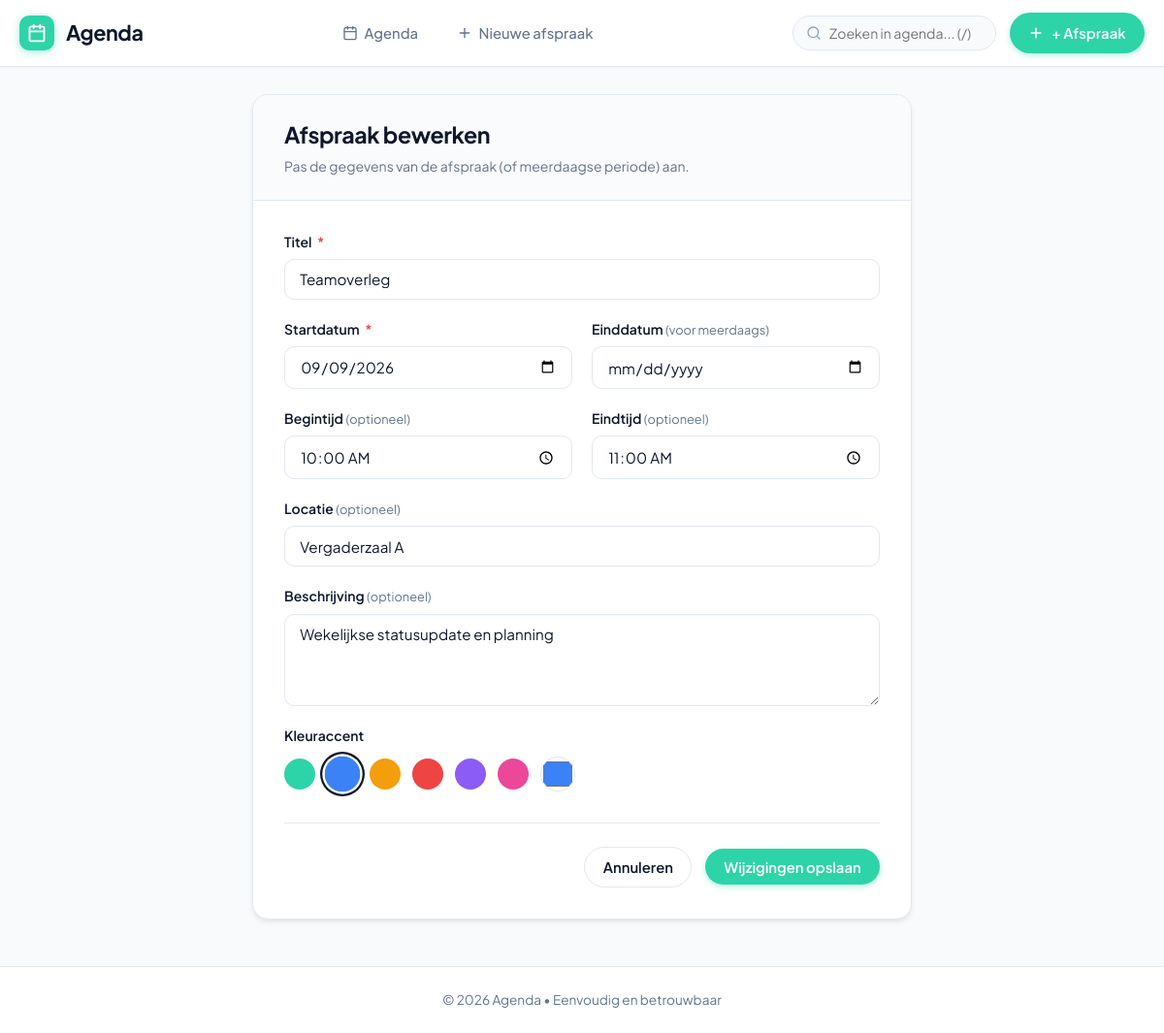
The app's page /edit/4 with its own data.
### tables this page shows
CREATE TABLE events (
    id INTEGER PRIMARY KEY AUTOINCREMENT,
    title TEXT NOT NULL,
    description TEXT,
    event_date TEXT NOT NULL,
    start_time TEXT NOT NULL,
    end_time TEXT,
    location TEXT,
    color TEXT DEFAULT '#2DD4A8',
    created_at TEXT NOT NULL
, end_date TEXT);

### app.py (the view, shortened to what this page needs)
@app.route('/edit/<int:event_id>', methods=['GET', 'POST'])
def edit_event(event_id):
    db = get_db()
    cursor = db.execute("SELECT * FROM events WHERE id = ?", (event_id,))
    event = cursor.fetchone()
    if not event:
        abort(404, description=f"Afspraak met ID {event_id} is niet gevonden.")
    return render_template('edit.html', event=event)

### app.py (called while the page is built)
def get_db():
    if 'db' not in g:
        g.db = sqlite3.connect(DATABASE)
        g.db.row_factory = sqlite3.Row
        g.db.execute("PRAGMA foreign_keys = ON")
        g.db.execute("PRAGMA busy_timeout = 3000")
    return g.db

@app.before_request
def csrf_protect():
    if '_csrf_token' not in session:
        session['_csrf_token'] = secrets.token_hex(24)
    if request.method == 'POST':
        token = request.form.get('csrf_token') or request.headers.get('X-CSRFToken')
        if not token or token != session.get('_csrf_token'):
            abort(400, description="Ongeldig of ontbrekend CSRF-beveiligingstoken.")

@app.context_processor
def inject_globals():
    def csrf_token():
        if '_csrf_token' not in session:
            session['_csrf_token'] = secrets.token_hex(24)
        return session['_csrf_token']
    return {
        'csrf_token': csrf_token,
        'today_date': date.today(),
        'preset_colors': PRESET_COLORS,
        'dutch_days_short': DUTCH_DAYS_SHORT
    }

### templates/edit.html (shortened to what this page needs)
{% extends "base.html" %}
{% block content %}
<div class="card form-card">
    <div class="card-header">
        <h1 class="card-title">Afspraak bewerken</h1>
        <p class="card-subtitle">Pas de gegevens van de afspraak (of meerdaagse periode) aan.</p>
    </div>
    <div class="card-body">
        <form action="{{ url_for('edit_event', event_id=event.id) }}" method="POST" id="edit-event-form">
            <div class="form-grid">
                <div class="form-group form-group-full">
                    <label for="title" class="form-label">Titel <span class="required">*</span></label>
                    <input type="text" id="title" name="title" class="form-control" required autofocus value="{{ event.title }}">
                </div>
                <div class="form-group">
                    <label for="event_date" class="form-label">Startdatum <span class="required">*</span></label>
                    <input type="date" id="event_date" name="event_date" class="form-control" required value="{{ event.event_date }}">
                </div>
                <div class="form-group">
                    <label for="end_date" class="form-label">Einddatum <span style="font-weight: normal; color: var(--text-muted); font-size: 0.8rem;">(voor meerdaags)</span></label>
                    <input type="date" id="end_date" name="end_date" class="form-control" value="{{ event.end_date or '' }}">
                </div>
                <div class="form-group">
                    <label for="start_time" class="form-label">Begintijd <span style="font-weight: normal; color: var(--text-muted); font-size: 0.8rem;">(optioneel)</span></label>
                    <input type="time" id="start_time" name="start_time" class="form-control" value="{{ event.start_time or '' }}">
                </div>
                <div class="form-group">
                    <label for="end_time" class="form-label">Eindtijd <span style="font-weight: normal; color: var(--text-muted); font-size: 0.8rem;">(optioneel)</span></label>
                    <input type="time" id="end_time" name="end_time" class="form-control" value="{{ event.end_time or '' }}">
                </div>
                <div class="form-group form-group-full">
                    <label for="location" class="form-label">Locatie <span style="font-weight: normal; color: var(--text-muted); font-size: 0.8rem;">(optioneel)</span></label>
                    <input type="text" id="location" name="location" class="form-control" placeholder="bijv. Frankrijk of Uddel" value="{{ event.location or '' }}">
                </div>
                <div class="form-group form-group-full">
                    <label for="description" class="form-label">Beschrijving <span style="font-weight: normal; color: var(--text-muted); font-size: 0.8rem;">(optioneel)</span></label>
                    <textarea id="description" name="description" class="form-control" placeholder="Aantekeningen...">{{ event.description or '' }}</textarea>
                </div>
                <div class="form-group form-group-full">
                    <label class="form-label">Kleuraccent</label>
                    <div class="color-picker-group">
                        {% set current_color = event.color or '#2DD4A8' %}
                        {% for c in preset_colors %}
                            <label class="color-option" title="{{ c.label }}">
                                <span class="color-swatch" style="background-color: {{ c.value }};"></span>
                            </label>
                        {% endfor %}
                        <input type="color" name="custom_color" class="color-custom-input" value="{{ current_color }}" title="Aangepaste kleur kiezen"
                               onchange="const r = document.querySelector('input[name=color]:checked'); if(r) r.checked=false; const dummy = document.createElement('input'); dummy.type='hidden'; dummy.name='color'; dummy.value=this.value; this.parentElement.appendChild(dummy);">
                    </div>
                </div>
            </div>
            <div class="form-actions">
                <a href="{{ url_for('view_event', event_id=event.id) }}" class="btn btn-outline" id="btn-cancel-edit">Annuleren</a>
                <button type="submit" class="btn btn-primary" id="btn-submit-edit">Wijzigingen opslaan</button>
            </div>
        </form>
    </div>
</div>
{% endblock %}

### static/css/style.css (style rules this page uses)
:root { --primary: #2DD4A8; --primary-hover: #22B891; --primary-light: #E6FBF5; --primary-focus: rgba(45, 212, 168, 0.25); --primary-text: #0E624E; --bg: #F8FAFC; --surface: #FFFFFF; --surface-hover: #F1F5F9; --border: #E2E8F0; --border-light: #F1F5F9; --text-main: #0F172A; --text-muted: #64748B; --text-light: #94A3B8; --danger: #EF4444; --danger-light: #FEF2F2; --danger-hover: #DC2626; --success: #10B981; --success-light: #ECFDF5; --info: #3B82F6; --info-light: #EFF6FF; --radius-sm: 6px; --radius-md: 10px; --radius-lg: 16px; --radius-full: 9999px; --shadow-xs: 0 1px 2px rgba(0, 0, 0, 0.04); --shadow-sm: 0 1px 3px rgba(0, 0, 0, 0.06), 0 1px 2px rgba(0, 0, 0, 0.04); --shadow-md: 0 4px 6px -1px rgba(0, 0, 0, 0.07), 0 2px 4px -1px rgba(0, 0, 0, 0.04); --shadow-lg: 0 10px 15px -3px rgba(0, 0, 0, 0.08), 0 4px 6px -2px rgba(0, 0, 0, 0.04); --shadow-popup: 0 20px 25px -5px rgba(0, 0, 0, 0.1), 0 10px 10px -5px rgba(0, 0, 0, 0.04); --font-family: 'Plus Jakarta Sans', system-ui, -apple-system, BlinkMacSystemFont, 'Segoe UI', Roboto, sans-serif; --transition: all 0.2s cubic-bezier(0.16, 1, 0.3, 1); }
*, *::before, *::after { box-sizing: border-box; margin: 0; padding: 0; }
html { font-size: 16px; scroll-behavior: smooth; }
body { font-family: var(--font-family); background-color: var(--bg); color: var(--text-main); line-height: 1.5; min-height: 100vh; display: flex; flex-direction: column; -webkit-font-smoothing: antialiased; }
.btn { display: inline-flex; align-items: center; justify-content: center; gap: 0.5rem; padding: 0.55rem 1.15rem; border-radius: var(--radius-full); font-size: 0.925rem; font-weight: 600; font-family: inherit; text-decoration: none; cursor: pointer; border: 1px solid transparent; transition: var(--transition); white-space: nowrap; }
.btn-primary { background: var(--primary); color: #FFFFFF; box-shadow: 0 2px 6px rgba(45, 212, 168, 0.35); }
.btn-outline { background: var(--surface); color: var(--text-main); border-color: var(--border); }
.card { background: var(--surface); border-radius: var(--radius-lg); border: 1px solid var(--border); box-shadow: var(--shadow-md); overflow: hidden; }
.form-card { max-width: 680px; margin: 0 auto; }
.card-header { padding: 1.5rem 2rem; border-bottom: 1px solid var(--border); background: #FAFBFD; }
.card-title { font-size: 1.45rem; font-weight: 700; letter-spacing: -0.02em; color: var(--text-main); }
.card-subtitle { font-size: 0.875rem; color: var(--text-muted); margin-top: 0.25rem; }
.card-body { padding: 2rem; }
.form-grid { display: grid; grid-template-columns: 1fr 1fr; gap: 1.25rem; }
.form-group-full { grid-column: 1 / -1; }
.form-group { display: flex; flex-direction: column; gap: 0.45rem; }
.form-label { font-size: 0.875rem; font-weight: 600; color: var(--text-main); }
.form-label .required { color: var(--danger); margin-left: 0.2rem; }
.form-control { width: 100%; padding: 0.65rem 0.95rem; border: 1px solid var(--border); border-radius: var(--radius-md); font-size: 0.95rem; font-family: inherit; color: var(--text-main); background: var(--surface); transition: var(--transition); }
textarea.form-control { resize: vertical; min-height: 95px; }
.color-picker-group { display: flex; align-items: center; gap: 0.75rem; flex-wrap: wrap; margin-top: 0.25rem; }
.color-option { position: relative; cursor: pointer; }
.color-swatch { width: 32px; height: 32px; border-radius: var(--radius-full); display: flex; align-items: center; justify-content: center; transition: var(--transition); border: 2px solid transparent; }
.color-option input[type="radio"]:checked + .color-swatch { transform: scale(1.15); box-shadow: 0 0 0 2px var(--surface), 0 0 0 4px var(--text-main); }
.color-custom-input { width: 36px; height: 36px; padding: 0; border: 1px solid var(--border); border-radius: var(--radius-full); cursor: pointer; background: transparent; }
.form-actions { display: flex; align-items: center; justify-content: flex-end; gap: 0.85rem; margin-top: 2rem; padding-top: 1.5rem; border-top: 1px solid var(--border); }

### records on screen
events: title "Teamoverleg", event_date "09/09/2026", start_time "10:00", end_time "11:00", location "Vergaderzaal A", description "Wekelijkse statusupdate en planning", custom_color "#3b82f6"
